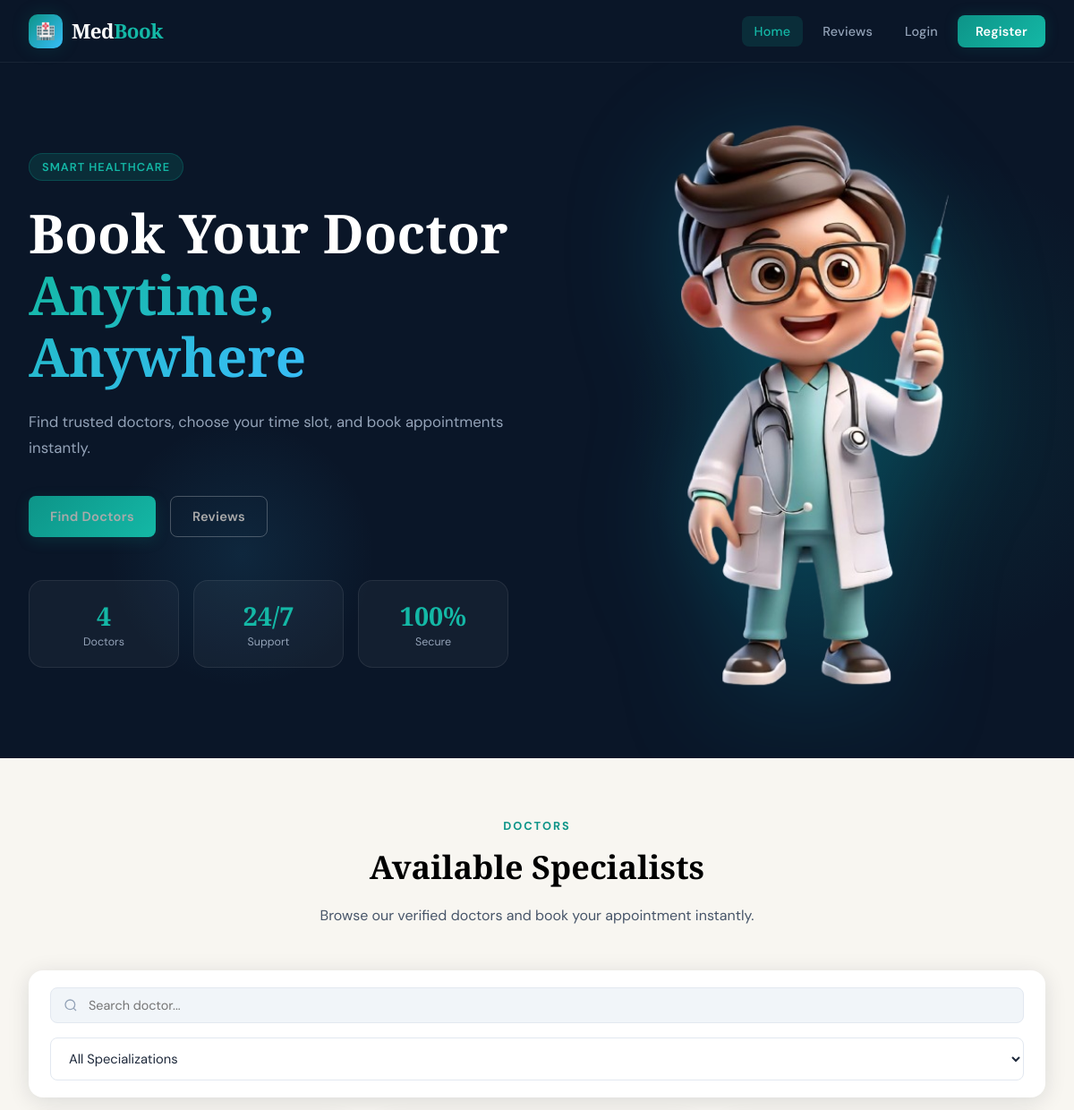
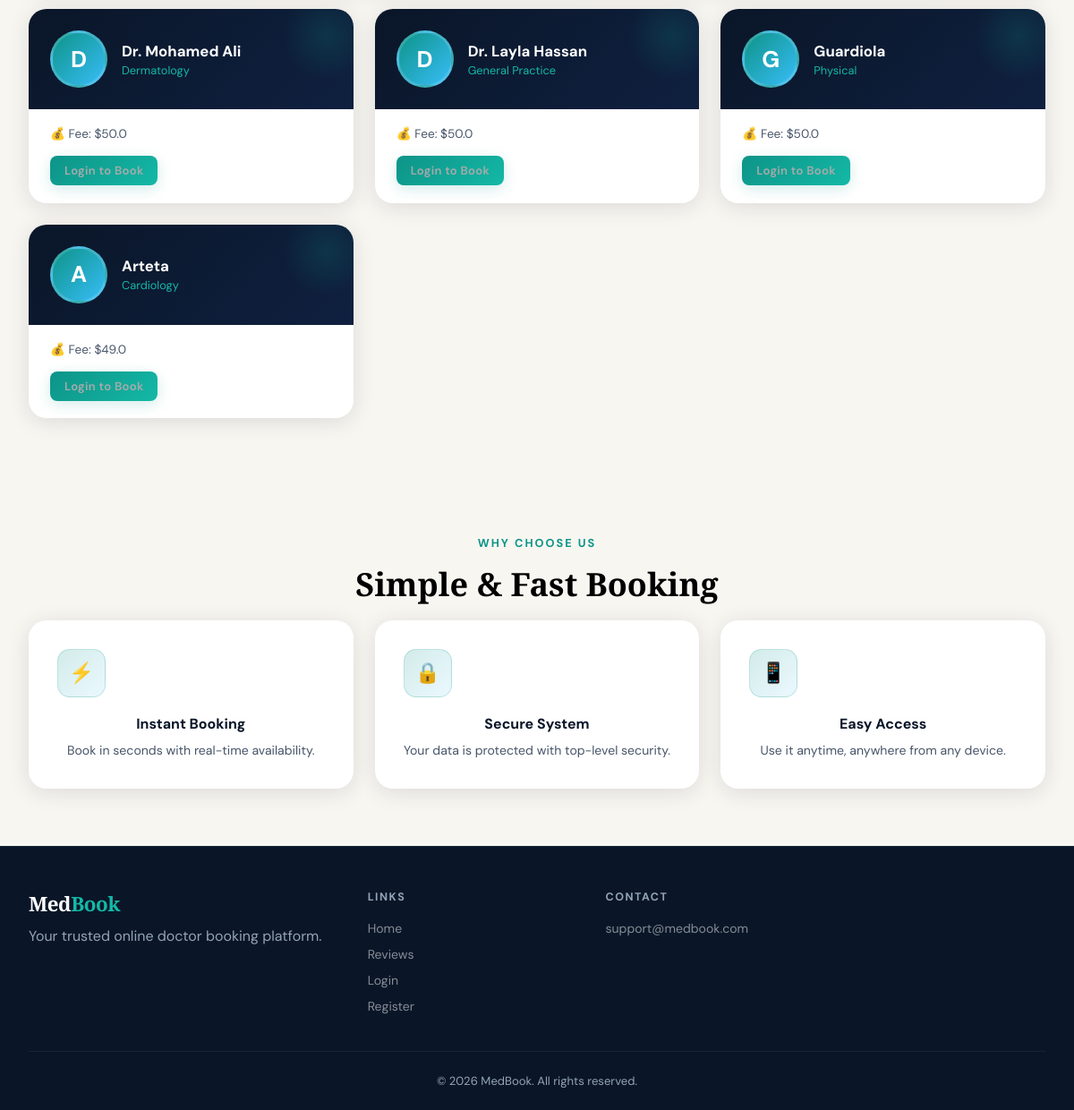
The page / on the database its author committed (2 pictures, top to bottom).
### models.py (models this page shows, shortened)
class Doctor(db.Model):
    __tablename__ = "doctors"
    id = db.Column(db.Integer, primary_key=True)
    user_id = db.Column(db.Integer, db.ForeignKey("users.id", ondelete="CASCADE"), nullable=False)
    specialization = db.Column(db.String(100), nullable=False)
    bio = db.Column(db.Text, nullable=True)
    fee = db.Column(db.Float, default=50.00)
    rating = db.Column(db.Float, default=0.0)
    total_reviews = db.Column(db.Integer, default=0)
    profile_image = db.Column(db.String(200), nullable=True)
    years_experience = db.Column(db.Integer, default=0)
    is_available = db.Column(db.Boolean, default=True)
    time_slots = db.relationship("TimeSlot", backref="doctor", lazy=True, cascade="all, delete-orphan")
    appointments = db.relationship("Appointment", backref="doctor", lazy=True)

class User(db.Model, UserMixin):
    __tablename__ = "users"
    id = db.Column(db.Integer, primary_key=True)
    name = db.Column(db.String(100), nullable=False)
    email = db.Column(db.String(150), unique=True, nullable=False)
    password_hash = db.Column(db.String(200), nullable=False)
    role = db.Column(db.String(20), nullable=False, default="patient")
    phone = db.Column(db.String(20), nullable=True)
    created_at = db.Column(db.DateTime, default=datetime.utcnow)
    is_active = db.Column(db.Boolean, default=True)
    appointments = db.relationship("Appointment", foreign_keys="Appointment.patient_id", backref="patient", lazy=True)
    payments = db.relationship("Payment", backref="user", lazy=True)
    doctor_profile = db.relationship("Doctor", backref="user", uselist=False, lazy=True, cascade="all, delete-orphan")

### routes/main.py (the view)
@main_bp.route("/")
def index():
    doctors = Doctor.query.join(User).filter(Doctor.is_available == True).all()
    specializations = _distinct_specializations()
    return render_template("index.html", doctors=doctors, specializations=specializations)

### routes/main.py (called while the page is built)
def _distinct_specializations():
    from extensions import db
    rows = db.session.query(Doctor.specialization).distinct().all()
    return [r[0] for r in rows]

### templates/index.html (shortened to what this page needs)
<!DOCTYPE html>
<html lang="en">
<head>
  <link rel="stylesheet" href="{{ url_for('static', filename='css/style.css') }}">
</head>
<body>
<nav class="navbar">
  <a href="/" class="navbar-brand">
    <div class="brand-icon">🏥</div>
    <div class="brand-text">Med<span>Book</span></div>
  </a>
  <ul class="nav-links">
    <li><a href="/" class="active">Home</a></li>
    <li><a href="{{ url_for('main.all_reviews') }}">Reviews</a></li>
    {% if current_user.is_authenticated %}
      {% if current_user.role == 'patient' %}
        <li><a href="{{ url_for('patient.dashboard') }}">My Appointments</a></li>
      {% elif current_user.role == 'doctor' %}
        <li><a href="{{ url_for('doctor.dashboard') }}">Dashboard</a></li>
      {% elif current_user.role == 'admin' %}
        <li><a href="{{ url_for('admin.dashboard') }}">Admin</a></li>
      {% endif %}
      <li><a href="{{ url_for('auth.logout') }}">Logout</a></li>
    {% else %}
      <li><a href="{{ url_for('auth.login') }}">Login</a></li>
      <li><a href="{{ url_for('auth.register') }}" class="nav-btn">Register</a></li>
    {% endif %}
  </ul>
</nav>
<section class="hero">
  <div class="hero-grid">
    <div>
      <div class="hero-eyebrow">Smart Healthcare</div>
      <h1 class="hero-title">Book Your Doctor<br><span>Anytime, Anywhere</span></h1>
      <p class="hero-sub">Find trusted doctors, choose your time slot, and book appointments instantly.</p>
      <div class="hero-actions">
        <a href="#doctors" class="btn btn-primary">Find Doctors</a>
        <a href="{{ url_for('main.all_reviews') }}" class="btn btn-outline">Reviews</a>
      </div>
      <div class="hero-stats">
        <div class="stat"><div class="stat-num">{{ doctors|length }}</div><div class="stat-label">Doctors</div></div>
        <div class="stat"><div class="stat-num">24/7</div><div class="stat-label">Support</div></div>
        <div class="stat"><div class="stat-num">100%</div><div class="stat-label">Secure</div></div>
      </div>
    </div>
    <div class="hero-visual">
      <img
        src="{{ url_for('static', filename='img/doctor_img.png') }}"
        alt="Doctor illustration"
        class="hero-doctor-img"
      >
    </div>
  </div>
</section>
<section class="section" id="doctors">
  <div class="container">
    <div class="section-center">
      <div class="section-eyebrow">Doctors</div>
      <h2 class="section-title">Available Specialists</h2>
      <p class="section-sub">Browse our verified doctors and book your appointment instantly.</p>
    </div>
    <div class="filter-bar">
      <input type="text" id="doctorSearch" placeholder="Search doctor..." class="search-input">
      <select id="specializationFilter" class="form-control">
        <option value="">All Specializations</option>
      </select>
    </div>
    <div class="doctors-grid">
      {% for doctor in doctors %}
      <div class="doctor-card" data-name="{{ doctor.user.name | lower }}" data-spec="{{ doctor.specialization | lower }}">
        <div class="doctor-card-top">
          <div class="doctor-avatar">{{ doctor.user.name[0] }}</div>
          <div class="doctor-info">
            <div class="doctor-name">{{ doctor.user.name }}</div>
            <div class="doctor-spec">{{ doctor.specialization }}</div>
          </div>
        </div>
        <div class="doctor-card-body">
          <div class="slot-count">💰 Fee: ${{ doctor.fee }}</div>
          {% set has_slots = doctor.time_slots | selectattr("is_available") | list | length > 0 %}
          {% if has_slots %}
            {% if current_user.is_authenticated and current_user.role == 'patient' %}
              <a href="{{ url_for('patient.book_appointment', doctor_id=doctor.id) }}" class="btn btn-primary btn-sm">Book Now</a>
            {% elif not current_user.is_authenticated %}
              <a href="{{ url_for('auth.login') }}" class="btn btn-primary btn-sm">Login to Book</a>
            {% else %}
              <a href="{{ url_for('main.doctor_profile', doctor_id=doctor.id) }}" class="btn btn-outline btn-sm">View Profile</a>
            {% endif %}
          {% else %}
            <button class="btn btn-secondary btn-sm" disabled>No Slots Available</button>
          {% endif %}
        </div>
      </div>
      {% else %}
      <div class="empty-state" style="grid-column:1/-1;">
        <div class="empty-icon">👨‍⚕️</div>
        <div class="empty-title">No doctors available</div>
        <div class="empty-desc">Check back soon</div>
      </div>
      {% endfor %}
    </div>
  </div>
</section>
<section class="section section-center">
  <div class="container">
    <div class="section-eyebrow">Why Choose Us</div>
    <h2 class="section-title">Simple & Fast Booking</h2>
    <div class="features-grid">
      <div class="feature-card"><div class="feature-icon">⚡</div><div class="feature-title">Instant Booking</div><div class="feature-desc">Book in seconds with real-time availability.</div></div>
      <div class="feature-card"><div class="feature-icon">🔒</div><div class="feature-title">Secure System</div><div class="feature-desc">Your data is protected with top-level security.</div></div>
      <div class="feature-card"><div class="feature-icon">📱</div><div class="feature-title">Easy Access</div><div class="feature-desc">Use it anytime, anywhere from any device.</div></div>
    </div>
  </div>
</section>
<footer class="footer">
  <div class="footer-grid">
    <div><div class="brand-text">Med<span>Book</span></div><p style="color:#94a3b8;margin-top:10px;">Your trusted online doctor booking platform.</p></div>
    <div>
      <div class="footer-heading">Links</div>
      <ul class="footer-links">
        <li><a href="/">Home</a></li>
        <li><a href="{{ url_for('main.all_reviews') }}">Reviews</a></li>
        <li><a href="{{ url_for('auth.login') }}">Login</a></li>
        <li><a href="{{ url_for('auth.register') }}">Register</a></li>
      </ul>
    </div>
    <div><div class="footer-heading">Contact</div><ul class="footer-links"><li><a href="#">support@medbook.com</a></li></ul></div>
  </div>
  <div class="footer-bottom">© 2026 MedBook. All rights reserved.</div>
</footer>
</body>
</html>

### templates/index.html (style rules this page uses)
.hero-doctor-img { width: 100%; max-width: 420px; height: auto; display: block; margin: 0 auto; filter: drop-shadow(0 20px 60px rgba(0,188,212,0.25)); animation: floatDoc 4s ease-in-out infinite, fadeInRight 0.8s 0.3s ease both; }

### rows shown on the page
Doctor: user "D", user.name "Dr. Mohamed Ali", specialization "Dermatology", fee "50.0"
Doctor: user "D", user.name "Dr. Layla Hassan", specialization "General Practice", fee "50.0"
Doctor: user "G", user.name "Guardiola", specialization "Physical", fee "50.0"
Doctor: user "A", user.name "Arteta", specialization "Cardiology", fee "49.0"

### other values the page prints
{{ doctors|length }} "4"
